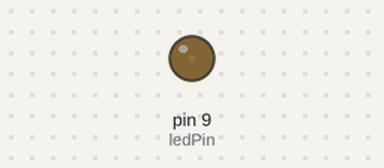
The sketch below on a simulated Arduino Uno, built with avr-gcc and run on an emulated ATmega328P. Shown: output pins drawn as LEDs (lit = HIGH).

Above: at 0.05 s.
At 0.95 s:
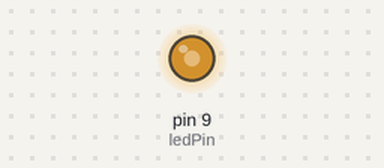
At 1.4 s:
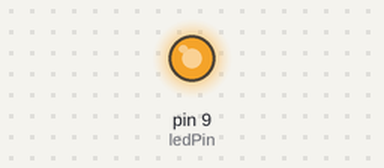
At 2.75 s:
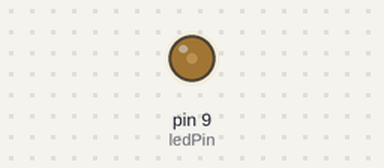
Timing chart, 0 to 7.0 s (numbered marks = the images above):
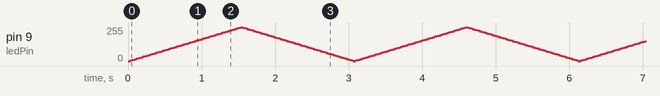

The sketch:

activity-8a_lightitup-02.ino
```cpp
// DM2008 — Activity 8a
// Type 3: Fade Control (10 min)
// (Recreated from the DM2008 class code — the original file is on a teammate's computer.)

int ledPin = 9;     // must be a PWM pin (~)
int brightness = 0; // current brightness level (0–255)
int fadeAmount = 5; // how much brightness changes each step

void setup() {
  pinMode(ledPin, OUTPUT);
}

void loop() {
  analogWrite(ledPin, brightness);

  brightness += fadeAmount;

  // When brightness hits 0 or 255, reverse the direction
  if (brightness <= 0 || brightness >= 255) {
    fadeAmount = -fadeAmount;
  }

  delay(30);
}
```
